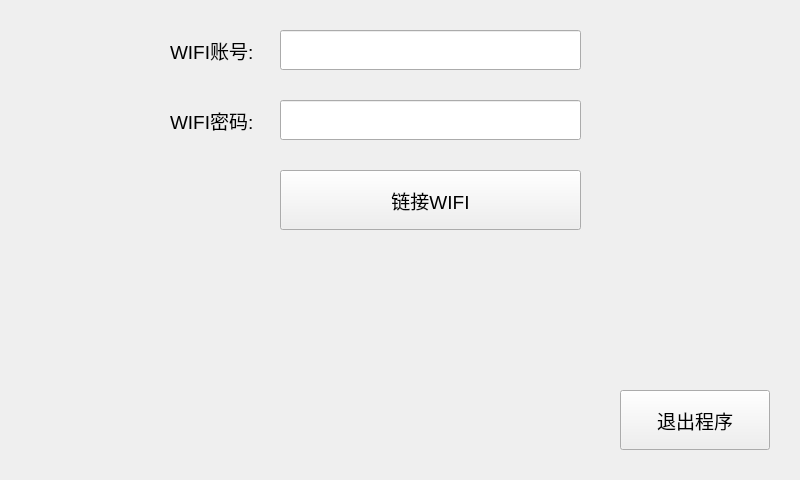
<?xml version="1.0" encoding="UTF-8"?>
<ui version="4.0">
 <class>Widget</class>
 <widget class="QWidget" name="Widget">
  <property name="geometry">
   <rect>
    <x>0</x>
    <y>0</y>
    <width>800</width>
    <height>480</height>
   </rect>
  </property>
  <property name="font">
   <font>
    <pointsize>14</pointsize>
   </font>
  </property>
  <property name="windowTitle">
   <string>Widget</string>
  </property>
  <widget class="QLineEdit" name="lineEdit_ssid">
   <property name="geometry">
    <rect>
     <x>280</x>
     <y>30</y>
     <width>301</width>
     <height>40</height>
    </rect>
   </property>
   <property name="font">
    <font>
     <pointsize>14</pointsize>
    </font>
   </property>
  </widget>
  <widget class="QLabel" name="label">
   <property name="geometry">
    <rect>
     <x>170</x>
     <y>30</y>
     <width>101</width>
     <height>40</height>
    </rect>
   </property>
   <property name="font">
    <font>
     <pointsize>14</pointsize>
    </font>
   </property>
   <property name="text">
    <string>WIFI账号:</string>
   </property>
  </widget>
  <widget class="QLabel" name="label_2">
   <property name="geometry">
    <rect>
     <x>170</x>
     <y>100</y>
     <width>101</width>
     <height>40</height>
    </rect>
   </property>
   <property name="font">
    <font>
     <pointsize>14</pointsize>
    </font>
   </property>
   <property name="text">
    <string>WIFI密码:</string>
   </property>
  </widget>
  <widget class="QLineEdit" name="lineEdit_passwd">
   <property name="geometry">
    <rect>
     <x>280</x>
     <y>100</y>
     <width>301</width>
     <height>40</height>
    </rect>
   </property>
   <property name="font">
    <font>
     <pointsize>14</pointsize>
    </font>
   </property>
  </widget>
  <widget class="QPushButton" name="pushButton_connect">
   <property name="geometry">
    <rect>
     <x>280</x>
     <y>170</y>
     <width>301</width>
     <height>60</height>
    </rect>
   </property>
   <property name="text">
    <string>链接WIFI</string>
   </property>
  </widget>
  <widget class="QPushButton" name="pushButton_quit">
   <property name="geometry">
    <rect>
     <x>620</x>
     <y>390</y>
     <width>150</width>
     <height>60</height>
    </rect>
   </property>
   <property name="text">
    <string>退出程序</string>
   </property>
  </widget>
 </widget>
 <resources/>
 <connections/>
</ui>
